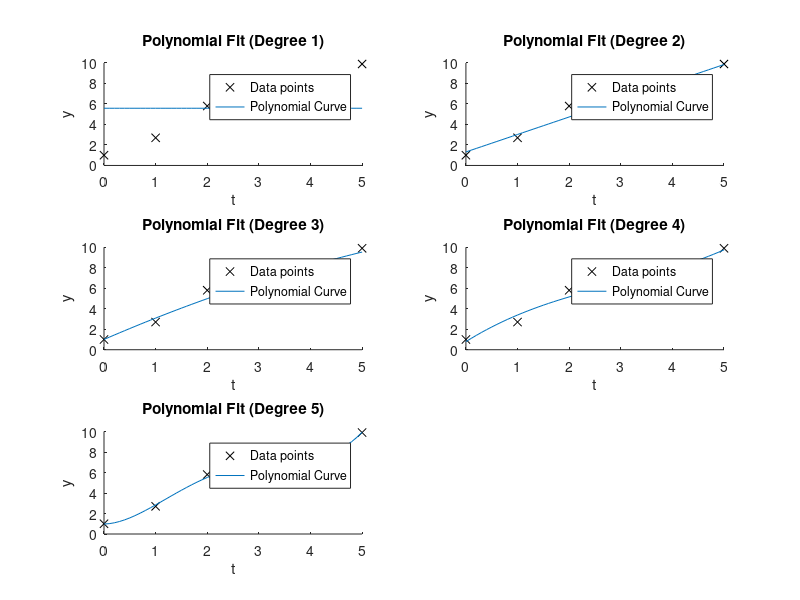

This figure's MATLAB source:
% For n = 0, 1, . . . , 5, fit a polynomial of degree n by least squares to the following data:
% t 0.0 1.0 2.0 3.0 4.0 5.0 
% y 1.0 2.7 5.8 6.6 7.5 9.9
% Make a plot of the original data points along with each resulting polynomial curve
% (you may make separate graphs for each curve or a single graph containing all of the curves).
% Which polynomial would you say captures the general trend of the data better? 
% Obviously, this is a subjective question, and its answer depends on both the nature of the given 
% data (e.g., the uncertainty of the data values) and the purpose of the fit. 
% Explain your assumptions in answering.

function CP3_1()
    
    t = [0; 1; 2; 3; 4; 5];
    y = [1; 2.7; 5.8; 6.6; 7.5; 9.9];
    m = size(t,1);
    A = ones(m,1);
    p = 51;
    ts = linspace(0,5,p)';


    for n = 1:5
        subplot(3,2,n);
        hold on;
        plot(t, y, 'kx');
        x = A(:,1:n)\y;
        ys(1:p,n) = x(n);

        for k = 2:n
            ys(:,n) = ys(:,n).* ts+x(n-k+1);
        end


        plot(ts, ys(:,n));
        title(['Polynomial Fit (Degree ', num2str(n), ')']);
        xlabel('t'); ylabel('y');
        legend('Data points', 'Polynomial Curve');
        hold off;
        A(:,n+1) = A(:,n) .*t;
    end
end